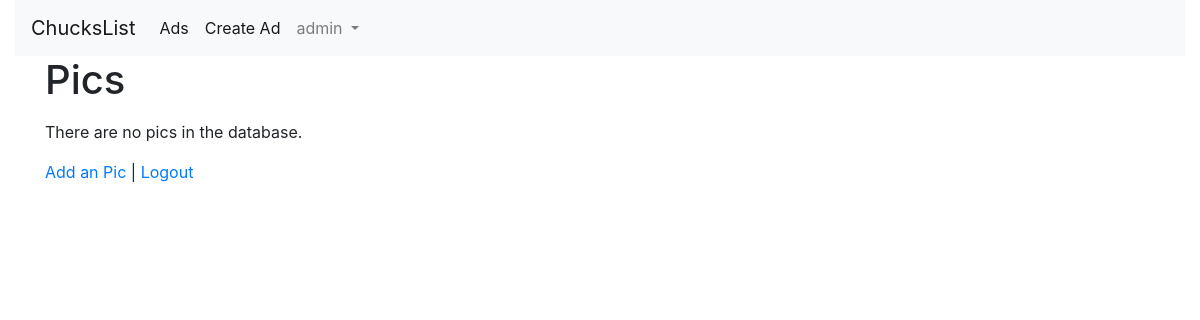
The page /pics/ (signed in) on the database as committed earlier.
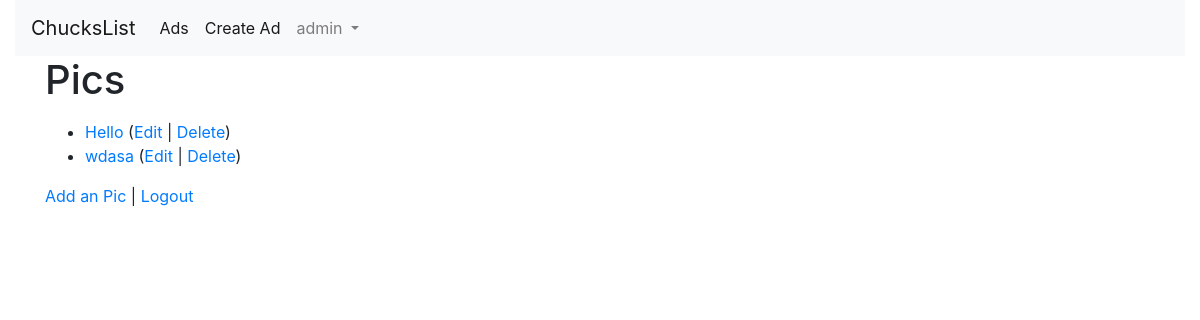
The same page on the database as committed later.
### pics/models.py (models this page shows, shortened)
class Pic(models.Model):
    title = models.CharField(
            max_length=200,
            validators=[MinLengthValidator(2, 'Tittle must be more than 2 characters')]
    )
    text = models.TextField()
    owner = models.ForeignKey(settings.AUTH_USER_MODEL, on_delete=models.CASCADE)
    picture = models.BinaryField(null=True, blank=True, editable=True)
    content_type = models.CharField(max_length=256, null=True, blank=True, help_text='The MIMEType of the file')

### pics/views.py (the view)
# urls.py: path('', views.PicListView.as_view(), name='all'),
class PicListView(OwnerListView):
    model = Pic
    template_name = "pics/list.html"

### pics/templates/pics/list.html
{% extends "base_bootstrap.html" %}
{% block content %}
    <h1>Pics</h1>
    <p>
        {% if pic_list %}
            <ul>
                {% for pic in pic_list %}
                    <li>
                        <a href="{% url 'pics:pic_detail'  pic.id %}">{{ pic.title }}</a>
                        {% if pic.owner == user %}
                            (<a href="{% url 'pics:pic_update' pic.id %}">Edit</a> |
                            <a href="{% url 'pics:pic_delete' pic.id %}">Delete</a>)
                        {% endif %}
                    </li>
                {% endfor %}
            </ul>
        {% else %}
            <p>There are no pics in the database.</p>
        {% endif %}
    <p>
        <a href="{% url 'pics:pic_create' %}">Add an Pic</a> |
        {% if user.is_authenticated %}
            <a href="{% url 'logout' %}?next={% url 'pics:all' %}">Logout</a>
        {% else %}
            <a href="{% url 'login' %}?next={% url 'pics:all' %}">Login</a>
        {% endif %}
    </p>
{% endblock %}

### templates/base_bootstrap.html (shortened to what this page needs)
<!doctype html>
<html lang="en">
<head>
    <link rel="stylesheet" href="https://cdn.jsdelivr.net/npm/bootstrap@4.5.3/dist/css/bootstrap.min.css"
>
    <link rel="stylesheet" href="https://use.fontawesome.com/releases/v5.8.1/css/all.css">
    <link rel="stylesheet" href="https://use.fontawesome.com/releases/v5.8.1/css/v4-shims.css">
</head>
<body>
{% include 'ads/navbar.html' %}
<div class="container">
    {% block content %}
    {% endblock content %}
</div>
</body>
</html>

### ads/templates/ads/navbar.html (shortened to what this page needs)
<div class="container-fluid">
    <div class="row">
        <div class="col-12 col-lg-12">
            <nav class="navbar navbar-expand-lg navbar-light bg-light">
                <a class="navbar-brand" href="{% url 'ads:all' %}">ChucksList</a>
                <div class="collapse navbar-collapse" id="navbarSupportedContent">
                    <ul class="navbar-nav mr-auto">
                        <li class="nav-item active">
                            <a class="nav-link" href="{% url 'ads:all' %}">Ads </a>
                        </li>
                        {% if user.is_authenticated %}
                            <li class="nav-item active left-side">
                                <a class="nav-link" href="{% url 'ads:ad_create' %}">Create Ad</a>
                            </li>
                            <li class="nav-item dropdown">
                                <a class="nav-link dropdown-toggle" href="#" id="navbarDropdown" role="button"
                                   data-toggle="dropdown" aria-haspopup="true" aria-expanded="false">
                                    {{ request.user }}
                                </a>
                            </li>
                        {% else %}
                            <li class="nav-item">
                                <a class="nav-link" href="{% url 'login' %}?next={% url 'ads:all' %}">Login</a>
                            </li>
                        {% endif %}
                    </ul>
                </div>
            </nav>
        </div>
    </div>
</div>

Rows that differ between the two databases and show on the page:
added Pic: title "Hello", shows "Edit"
added Pic: title "wdasa", shows "Edit"
Other text that changed with them:
text no longer shown: "There are no pics in the database."
